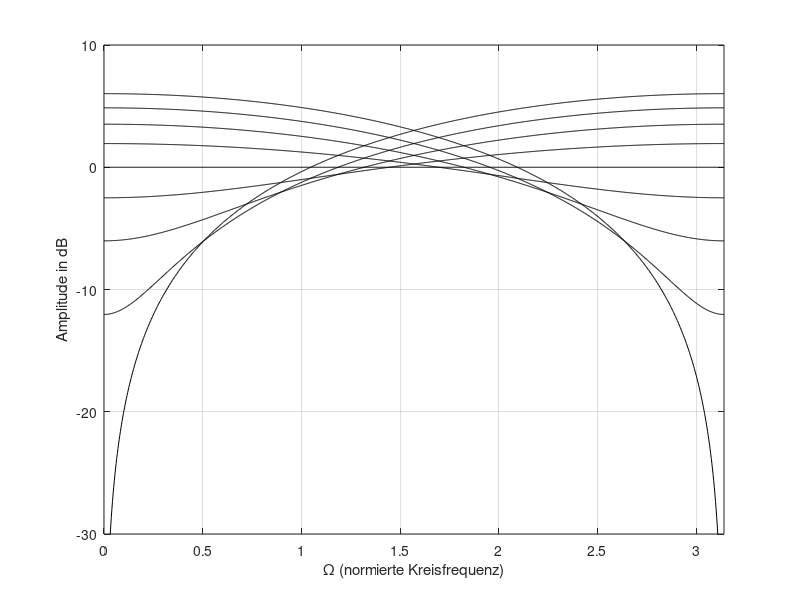

Recreate this plot in MATLAB.
clear all;

% assign the sample-rate and related stuff:
f_s          = 44100;
numBins      = 1024;
binFreqs     = ((0:numBins-1)/numBins) * (f_s/2);

% assign the gain-factor and the range and stepsize for the zero (and
% calculate the number of filter-curves from that):
g          = 1;
minZero    = -1.0;
maxZero    = +1.0;
stepSize   =  0.25; 
numFilters = (maxZero-minZero)/stepSize+1;

% calculate the normalized radian frequencies:
Omegas = 0:(1/(numBins-1)):1;
Omegas = pi*Omegas;

% allocate a matrix to hold the curves:
magnitudes = zeros(length(Omegas),numFilters);

% generate the curves:
zero = minZero;
for i=1:numFilters

 % calculate the position of the current zero:
 zero = minZero + (i-1)*stepSize
 
 % calculate the filter coefficients:
 b0 = 1/g;
 b1 = -zero/g;
 b2 = 0;

 % evaluate the magnitude response:
 for k=1:length(Omegas)
  Omega  = Omegas(k);
  num    = g * (b0^2+b1^2+b2^2+2*cos(Omega)*(b0*b1+b1*b2)+2*cos(2*Omega)*b0*b2); % numerator
  den    = 1;           % denominator
  magnitudes(k,i) = sqrt(num/den);
 end
 
end

% convert to decibels:
dBmagnitudes = 20*log10(magnitudes);
 
% plot the curves:
plot(Omegas, dBmagnitudes, 'k');
 xlabel('\Omega (normierte Kreisfrequenz)');
 ylabel('Amplitude in dB');
 axis([0 pi -30 10]);
 grid on;
 